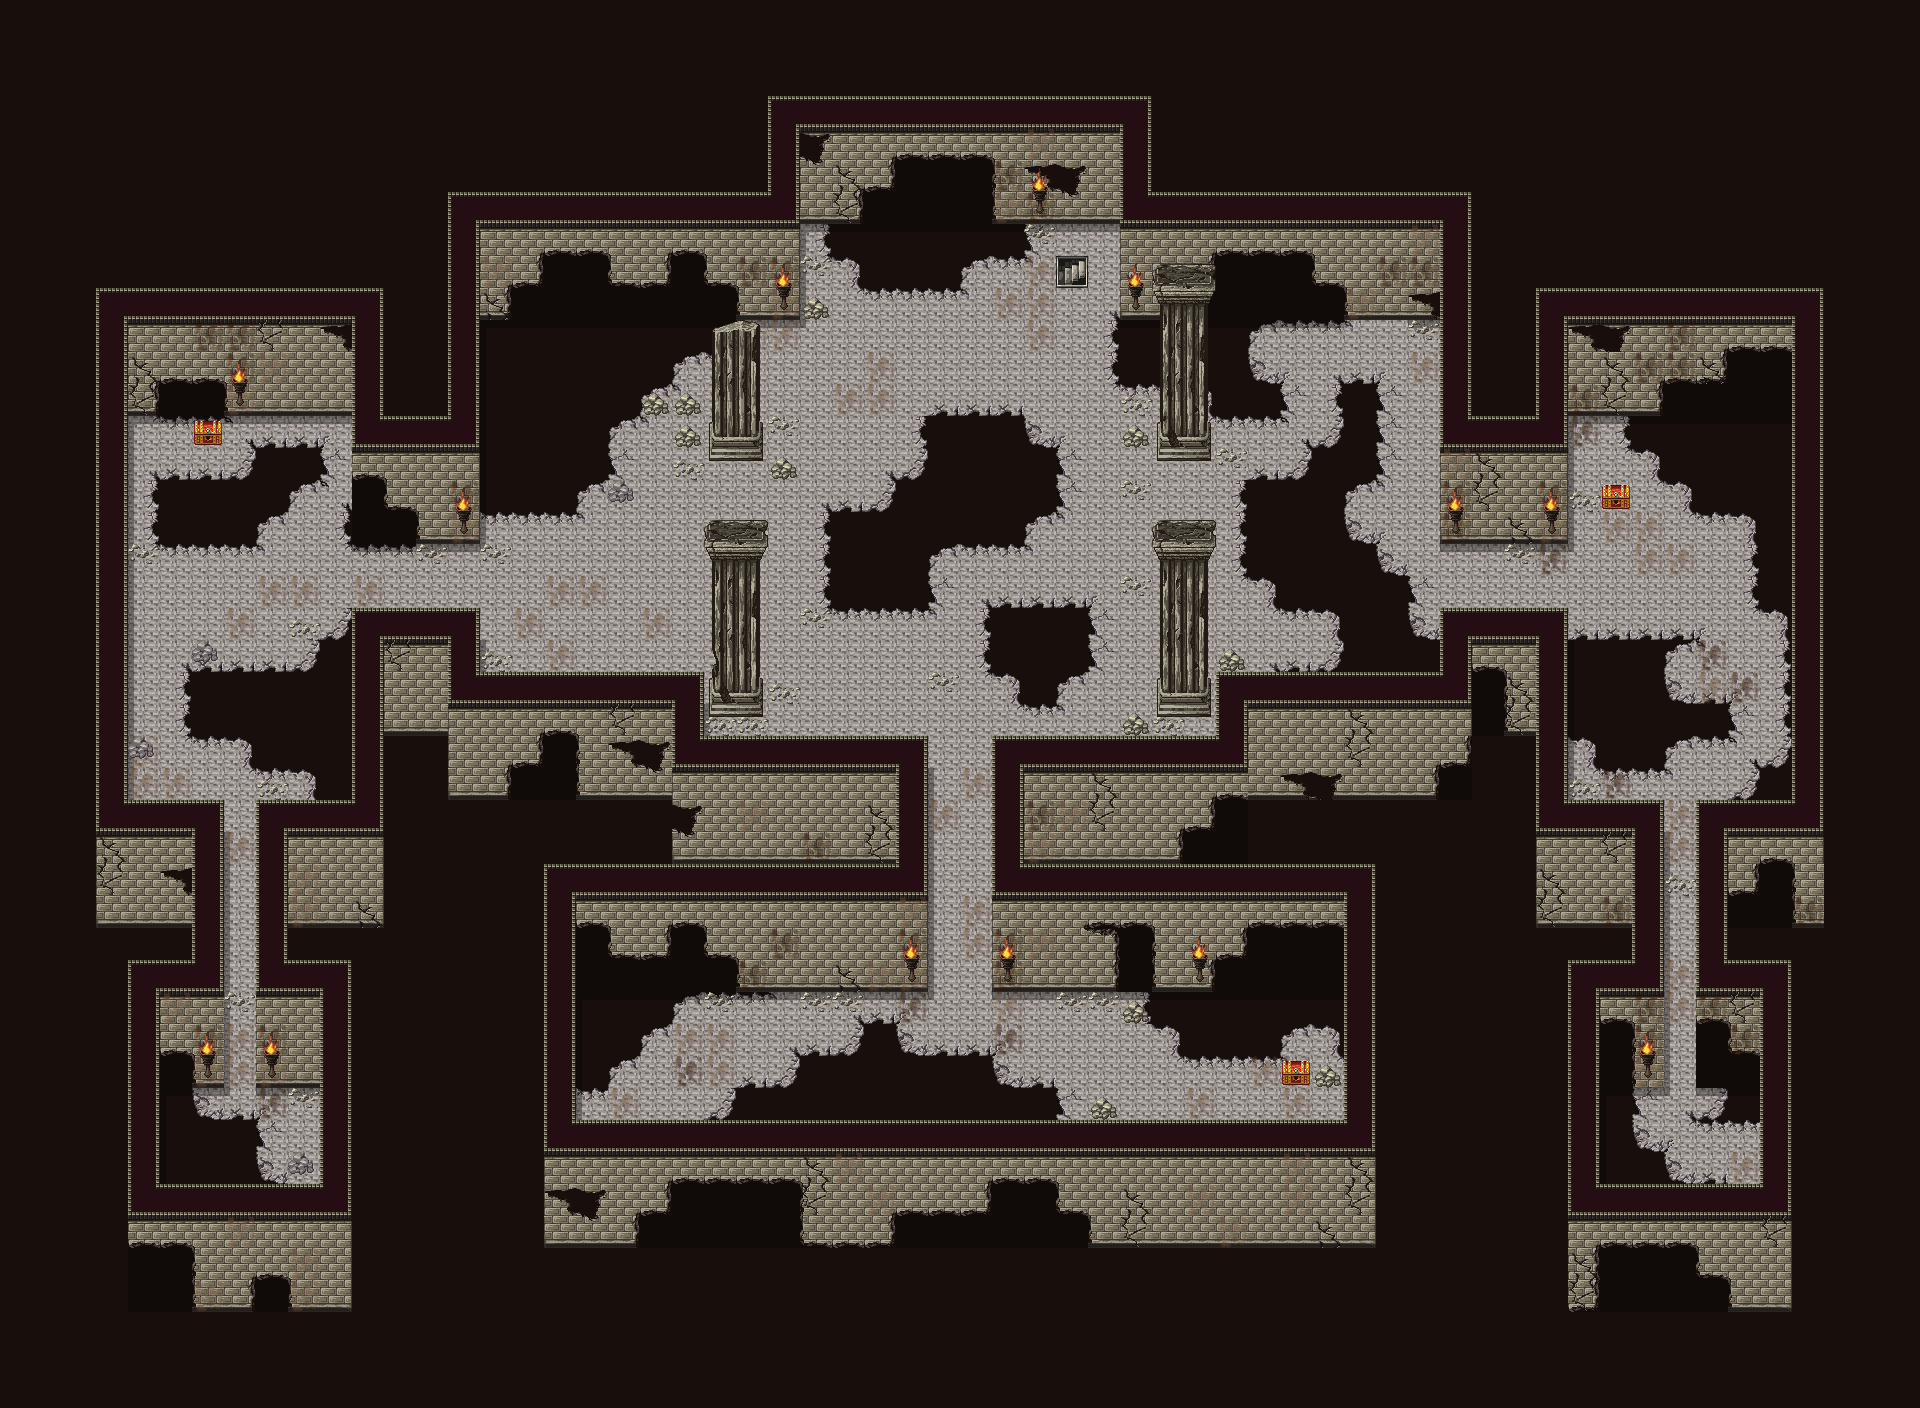

Rendered tile map (Tiled .tmx) drawn with the repository's tilesets; below, a short description and the map source with its tile grids summarised:
An orthogonal 60x44 tile map with 32x32 px tiles, 9 tile layers (floor, shadow, wall, dirt, ...) and 1 object (Encounter).

<map version="1.9" tiledversion="1.9.1" orientation="orthogonal" renderorder="right-down" width="60" height="44" tilewidth="32" tileheight="32" infinite="0" nextlayerid="42" nextobjectid="2">
  <tileset firstgid="1" source="../35_tsx/35_maptip.tsx" />
  <layer id="29" name="floor" width="60" height="44">
    <data>[2640 cells, 2631 non-empty, 16 distinct tile ids]</data>
  </layer>
  <layer id="34" name="shadow" width="60" height="44">
    <data>[2640 cells, 147 non-empty, 4 distinct tile ids]</data>
  </layer>
  <layer id="28" name="wall" width="60" height="44">
    <data>[2640 cells, 816 non-empty, 34 distinct tile ids]</data>
  </layer>
  <layer id="39" name="dirt" width="60" height="44">
    <data>[2640 cells, 162 non-empty, 8 distinct tile ids]</data>
  </layer>
  <layer id="37" name="objects" width="60" height="44">
    <data>[2640 cells, 112 non-empty, 18 distinct tile ids]</data>
  </layer>
  <layer id="31" name="chara" width="60" height="44">
    <data>[2640 cells, 4 non-empty, 4 distinct tile ids]</data>
  </layer>
  <layer id="40" name="item" width="60" height="44">
    <data>[2640 cells, 3 non-empty, 1 distinct tile ids]</data>
  </layer>
  <layer id="38" name="objects" width="60" height="44">
    <data>[2640 cells, 36 non-empty, 16 distinct tile ids]</data>
  </layer>
  <layer id="2" name="frame" width="60" height="44">
    <data>[2640 cells, 1088 non-empty, 1 distinct tile ids]</data>
  </layer>
<objectgroup id="41" name="EncounterArea"><object id="1" type="Encounter" x="16.0" y="16.0" width="1888" height="1376"><properties><property name="EncounterId" value="encounter_dessert_ruin_2" /><property name="unity:IsTrigger" type="bool" value="true" /></properties></object></objectgroup></map>
